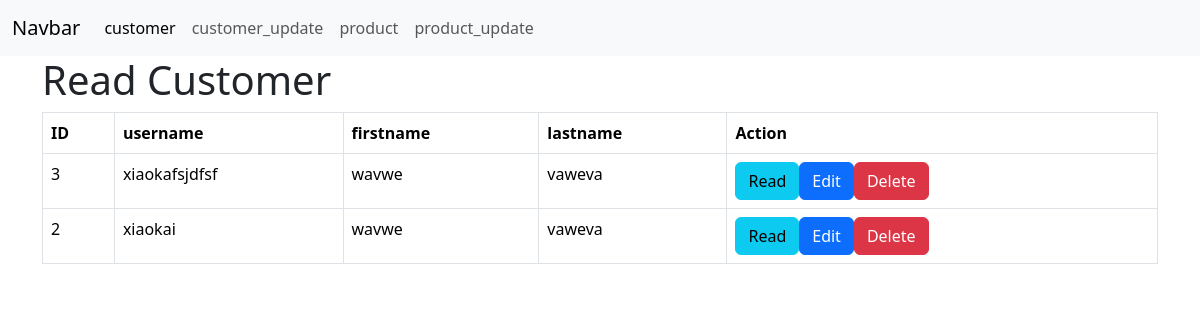
The page /shop/customer_listing.php (signed in) on the database as committed earlier.
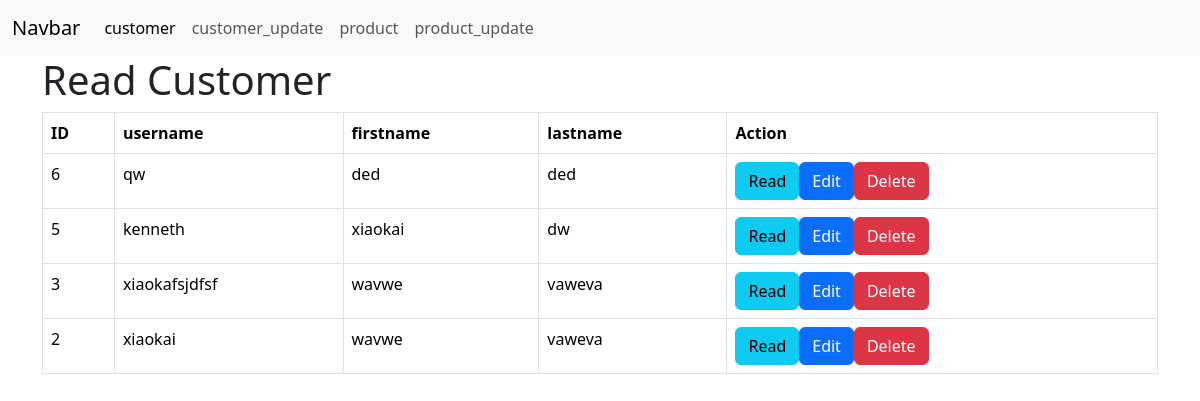
The same page on the database as committed later.
### tables this page shows
CREATE TABLE IF NOT EXISTS `customer` (
  `id` int NOT NULL AUTO_INCREMENT,
  `username` varchar(128) NOT NULL,
  `password` varchar(128) NOT NULL,
  `firstname` text NOT NULL,
  `lastname` text NOT NULL,
  `gender` text NOT NULL,
  `date_of_birth` date NOT NULL,
  `registration_date` datetime NOT NULL DEFAULT CURRENT_TIMESTAMP,
  `account_status` tinyint(1) NOT NULL,
  PRIMARY KEY (`id`)
);

### shop/customer_listing.php (the view, shortened to what this page needs)
<!DOCTYPE HTML>
<?php
include "menu.php";
?>
<html>
<head>
    <link href="https://cdn.jsdelivr.net/npm/bootstrap@5.3.3/dist/css/bootstrap.min.css" rel="stylesheet">
</head>
<body>
    <div class="container">
        <div class="page-header">
            <h1>Read Customer</h1>
            <?php
            include 'config/database.php';
            $query = "SELECT id, username,firstname, lastname FROM customer ORDER BY id DESC";
            $stmt = $con->prepare($query);
            $stmt->execute();
            $num = $stmt->rowCount();
            if ($num > 0) {
                echo "<table class='table table-hover table-responsive table-bordered'>";
                echo "<tr>";
                echo "<th>ID</th>";
                echo "<th>username</th>";
                echo "<th>firstname</th>";
                echo "<th>lastname</th>";
                echo "<th>Action</th>";
                echo "</tr>";
                while ($row = $stmt->fetch(PDO::FETCH_ASSOC)) {
                    extract($row);
                    echo "<tr>";
                    echo "<td>{$id}</td>";
                    echo "<td>{$username}</td>";
                    echo "<td>{$firstname}</td>";
                    echo "<td>{$lastname}</td>";
                    echo "<td>";
                    echo "<a href='customer_details.php?id={$id}' class='btn btn-info m-r-1em'>Read</a>";
                    echo "<a href='customer_update.php?id={$id}' class='btn btn-primary m-r-1em'>Edit</a>";
                    echo "<a href='#' onclick='delete_user({$id});'  class='btn btn-danger'>Delete</a>";
                    echo "</td>";
                    echo "</tr>";
                }
                echo "</table>";
            }
            else {
                echo "<div class='alert alert-danger'>No records found.</div>";
            }
            ?>
        </div>
</body>
</html>

### shop/menu.php (shortened to what this page needs)
</html>
<nav class="navbar navbar-expand-lg bg-body-tertiary">
    <div class="container-fluid">
        <a class="navbar-brand" href="#">Navbar</a>
        <div class="collapse navbar-collapse" id="navbarNav">
            <ul class="navbar-nav">
                <li class="nav-item">
                    <a class="nav-link active" href="customer_listing.php">customer</a>
                </li>
                <li class="nav-item">
                    <a class="nav-link" href="customer_create.php">customer_update</a>
                </li>
                <li class="nav-item">
                    <a class="nav-link" href="product_listing.php">product</a>
                </li>
                <li class="nav-item">
                    <a class="nav-link" href="product_create.php">product_update</a>
                </li>
            </ul>
        </div>
    </div>
</nav>

Rows that differ between the two databases and show on the page:
added customer: id "6", username "qw", firstname "ded", lastname "ded"
added customer: id "5", username "kenneth", firstname "xiaokai", lastname "dw"
